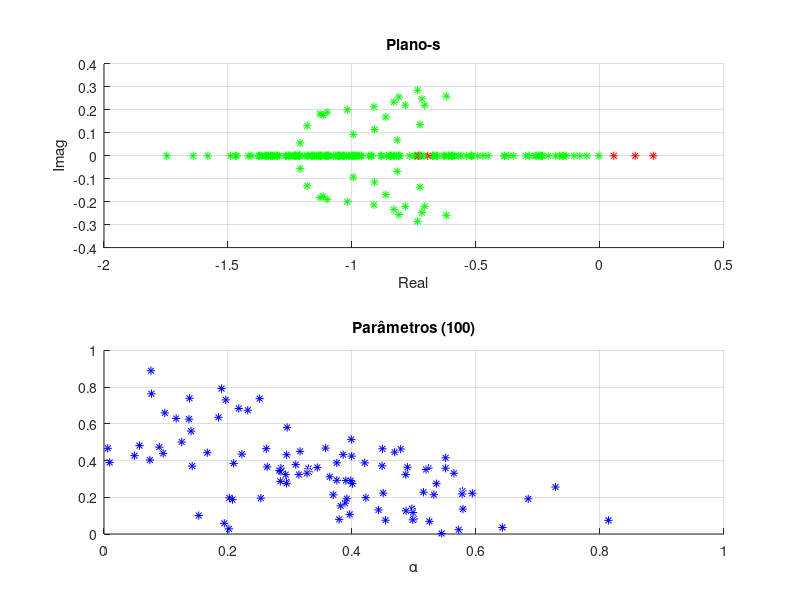

This figure's MATLAB source: (Note: this script raises an error after producing the figure.)
close all
clear all
clc

%% Realimentação Robusta
N=3; %vertices
n=2; %estados
m=1; %entradas

%% Vertices
a=1.2;
A={randn(n)-a*eye(n),randn(n)-a*eye(n),randn(n)-a*eye(n)};
B={randn(n,m),randn(n,m),randn(n,m)};
%% Testa Estabilidade via Forca Bruta
for i=1:100
    a=rand(N,1); %sorteia parâmetros
    a=a/sum(a); %garante que somatoria da 1
    %% grid
    figure(1)
    subplot(2,1,1)
    grid on
    hold on
    xlabel('Real')
    ylabel('Imag')
    title('Plano-s')
    subplot(2,1,2)
    grid on
    hold on
    xlabel('\alpha')
    title('Parâmetros')
    At=a(1)*A{1}+a(2)*A{2}+a(3)*A{3};
    p=eig(At);
    subplot(2,1,1)
    if (max(real(p))<0)
        plot(real(p),imag(p),'*g')
    else
        plot(real(p),imag(p),'*r')
    end
    
    subplot(2,1,2)
    title(['Parâmetros (' num2str(i) ')'])
    plot3(a(1),a(2),a(3),'*b')
    pause(0.001)
end
pause
%% Projeta Controlador
%% Variáveis
W=sdpvar(n,n,'symmetric');
Z=sdpvar(m,n,'full');
%% Lmis
lmis=[W>=0];
for i=1:N
   lmis=[lmis (W*A{i}'+A{i}*W+Z'*B{i}'+B{i}*Z<=0)];
end
%% Busca Solucao
sol=solvesdp(lmis,[])
%% Testa Solucao
r=min(checkset(lmis));
if r>0
    disp('Politopo é estabilizavel')
 K=double(Z)*inv(double(W))
pause
%% Forca Bruta
for i=1:100
    a=rand(N,1); %sorteia parâmetros
    a=a/sum(a); %garante que somatoria da 1
    %% grid
    figure(2)
    subplot(2,1,1)
    grid on
    hold on
    xlabel('Real')
    ylabel('Imag')
    title('Plano-s')
    subplot(2,1,2)
    grid on
    hold on
    xlabel('\alpha')
    title('Parâmetros')
    At=a(1)*A{1}+a(2)*A{2}+a(3)*A{3};
    Bt=a(1)*B{1}+a(2)*B{2}+a(3)*B{3};
    sys=ss(At+Bt*K,Bt,eye(n),zeros(n,m));
    p=eig(At+Bt*K);
    subplot(2,1,1)
    if (max(real(p))<0)
        plot(real(p),imag(p),'*g')
    else
        plot(real(p),imag(p),'*r')
    end
    
    subplot(2,1,2)
    title(['Resposta Temporal (' num2str(i) ')'])
    y=impulse(sys);
    plot(y,'b')
    pause(0.001)
end
else
    disp('LMI infactivel')
end